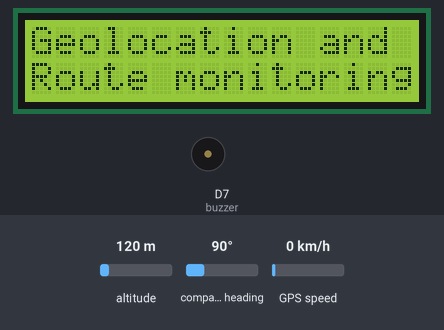
Simulated run of this sketch. Board: ESP8266 (NodeMCU). Parts: 16×2 character LCD, buzzer (waves = sounding, pin HIGH). The test bench sets the inputs (shaded band); at power-on: altitude 120 m, compass heading 90°, GPS speed 0 km/h. WiFi joins after 1.5 s; servers stay silent unless stated; the GPS gets a fix after 3 s at 37.7749, -122.4194 with 8 satellites; what the sketch prints to the serial monitor is not drawn.

Above: at 0.1 s.
At 2.2 s:
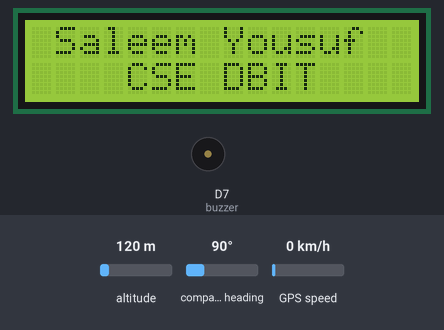
At 10.5 s:
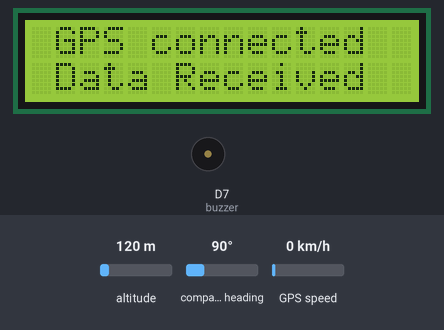
At 12.6 s:
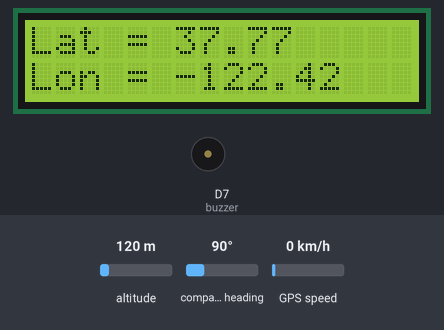
Timing chart, 0 to 14.1 s (numbered marks = the images above):
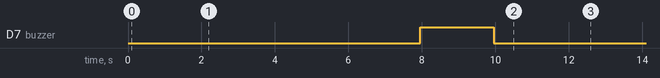

Measured:
- by itself, D7 (buzzer): LOW → HIGH at 8.0 s, → LOW 2.0 s later
- what the display in image 1 shows lasts 2.0 s, from 2.1 s to 4.1 s
- what the display in image 2 shows lasts 2.1 s, from 10.5 s to 12.6 s

The sketch:

nodemcu_code.ino
```cpp
/* The Code is developed by Alok Shaw (alokom78@gmaail.com) and is free to use and modify. Watch the full explanation for the same on
    Youtube : www.youtube.com/roboshala
*/
//
#include <LiquidCrystal_I2C.h>
#include <Wire.h>
LiquidCrystal_I2C lcd(0x27, 16, 2);
#include <TinyGPS++.h>
#include <SoftwareSerial.h>
#define BLYNK_PRINT Serial
#include <ESP8266WiFi.h>
#include <BlynkSimpleEsp8266.h>
const int buzzer = D7;
int flag = 1;
static const int RXPin = 4, TXPin = 5;   // GPIO 4=D2(conneect Tx of GPS) and GPIO 5=D1(Connect Rx of GPS
static const uint32_t GPSBaud = 9600; //if Baud rate 9600 didn't work in your case then use 4800

TinyGPSPlus gps; // The TinyGPS++ object
WidgetMap myMap(V0);  // V0 for virtual pin of Map Widget
//WidgetLCD lcd(V6);
SoftwareSerial ss(RXPin, TXPin);  // The serial connection to the GPS device

BlynkTimer timer;

float spd;       //Variable  to store the speed
float sats;      //Variable to store no. of satellites response
String bearing;  //Variable to store orientation or direction of GPS

char auth[] = "tq9USfDRFwB9h2TOulZfit8p575TIKNc";              //Your Project authentication key
char ssid[] = "bhatsaleem";                                       // Name of your network (HotSpot or Router name)
char pass[] = "psycho123";                                      // Corresponding Password


//unsigned int move_index;         // moving index, to be used later
unsigned int move_index = 1;       // fixed location for now


void setup()
{
  lcd.setBacklight(HIGH);
  //Use predefined PINS consts
  Wire.begin(D4, D3);
  lcd.begin(16, 2);
   lcd.clear();
  lcd.setCursor(0, 0);
  lcd.print("Geolocation and");
  lcd.setCursor(0, 1);
  lcd.print("Route monitoring");
  delay(2000);
  lcd.clear();
    lcd.setCursor(1, 0);
  lcd.print("Saleem Yousuf");
  lcd.setCursor(4,1);
  lcd.print("CSE DBIT");
  delay(2000);
    lcd.clear();
    lcd.setCursor(0, 0);
  lcd.print("Connecting to...");
  lcd.setCursor(2,1);
  lcd.print("Blynk Server");
  delay(2000);
  Serial.begin(9600);
  // Serial.println();
  ss.begin(GPSBaud);
  Blynk.begin(auth, ssid, pass);
  //timer.setInterval(5000L, checkGPS); // every 5s check if GPS is connected, only really needs to be done once
  pinMode(buzzer,OUTPUT);
}

void checkGPS() {
  if (gps.charsProcessed() < 10)
  {
    Serial.println(F("No GPS detected: check wiring."));
    //Blynk.virtualWrite(V4, "GPS ERROR");  // Value Display widget  on V4 if GPS not detected
    //lcd.print(0,0, "connecting....");
    //Blynk.virtualWrite(V6, LOW);
    flag =1;
  }
}

void loop()
{

  while (ss.available() > 0)
  {

    flag = flag+1;
    if (flag ==2)
    {
      digitalWrite(buzzer,HIGH);
      delay(2000);
      digitalWrite(buzzer,LOW);
      delay(500);

    lcd.clear();
    lcd.setCursor(1, 0);
  lcd.print("GPS connected");
  lcd.setCursor(1,1);
  lcd.print("Data Received");
  delay(2000);

      }
    // sketch displays information every time a new sentence is correctly encoded.
    if (gps.encode(ss.read()))
      displayInfo();
  }
  Blynk.run();
  timer.run();
}

void displayInfo()
{

  if (gps.location.isValid() )
  {
    //Blynk.virtualWrite(V6, HIGH);
    float latitude = (gps.location.lat());     //Storing the Lat. and Lon.
    float longitude = (gps.location.lng());

    Serial.print("LAT:  ");
    Serial.println(latitude, 6);  // float to x decimal places
    Serial.print("LONG: ");
    Serial.println(longitude, 6);
    lcd.clear();
    lcd.setCursor(0, 0);
    lcd.print("Lat = ");
    lcd.setCursor(6, 0);
    lcd.print(latitude);
    lcd.setCursor(0, 1);
    lcd.print("Lon = ");
    lcd.setCursor(6, 1);
    lcd.print(longitude);
    Blynk.virtualWrite(V1, String(latitude, 6));
    Blynk.virtualWrite(V2, String(longitude, 6));
    myMap.location(move_index, latitude, longitude, "GPS_Location");
    spd = gps.speed.kmph();               //get speed
    Blynk.virtualWrite(V3, spd);

    sats = gps.satellites.value();    //get number of satellites
    Blynk.virtualWrite(V4, sats);

    bearing = TinyGPSPlus::cardinal(gps.course.value()); // get the direction
    Blynk.virtualWrite(V5, bearing);


  }


  Serial.println();
}
```
